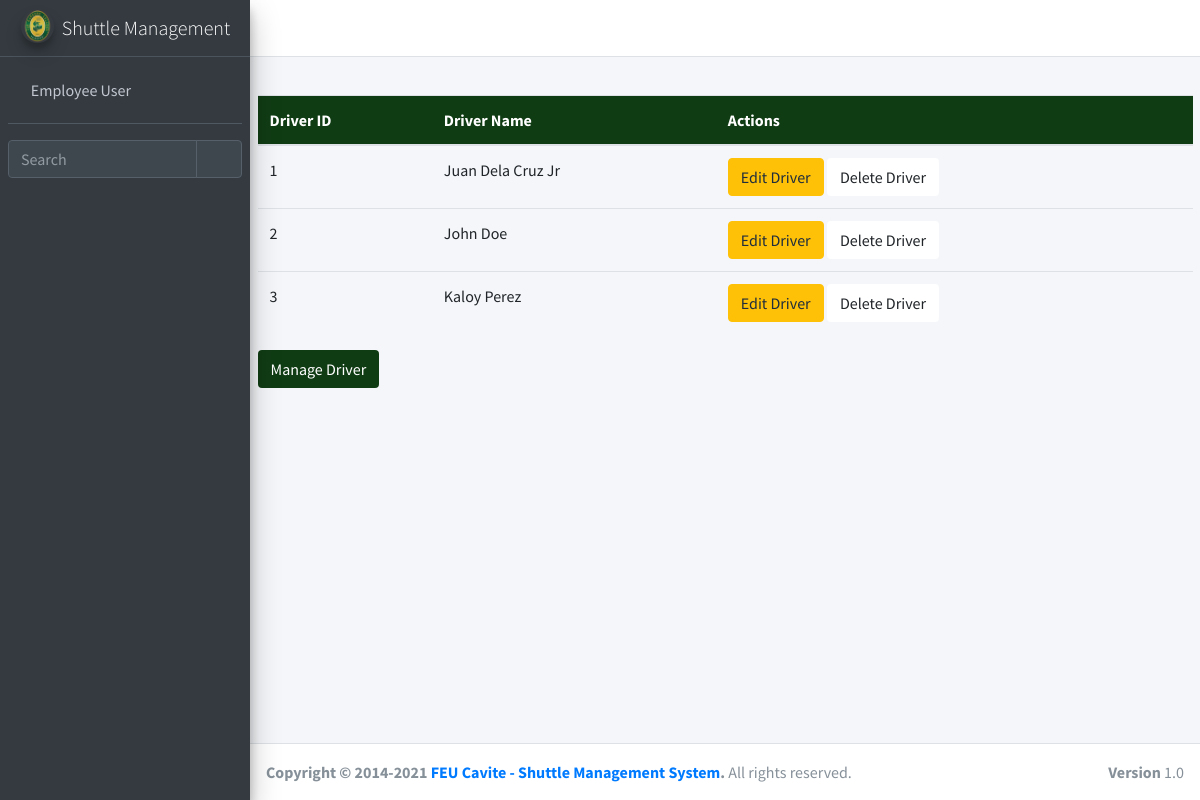
The app's page /ticket/add_driver/ (signed in) with its own data.
### ticket/models.py (models this page shows, shortened)
class shuttle_driver(models.Model):
    shuttle_driver_id = models.AutoField(primary_key=True)
    driver_name = models.CharField(max_length=255, blank=True, null = True)

### ticket/views.py (the view)
# urls.py: path('add_driver/', views.add_driver, name='exec-add_driver'),
def add_driver(request):
	query = {
		'dri': shuttle_driver.objects.all(),
	}
	if request.method == "POST":
		db = shuttle_driver()
		db.driver_name = request.POST.get('dname') or None
		db.save()
	return render(request, 'ticket/add_driver.html', query)

### ticket/templates/ticket/add_driver.html (shortened to what this page needs)
{% extends 'ticket/popupbase.html' %}
{% block content %}
{% load crispy_forms_tags %}
{% load static %}
<section>
	<div class="container-fluid">
		<table class="table">
			<thead class="thead-custom">
				<tr>
					<th>
						Driver ID
					</th>
					<th>
						Driver Name
					</th>
					<th>
						Actions
					</th>
				</tr>
			</thead>
			<tbody>
				{% for items in dri %}
				<tr>
					<td>
						{{items.shuttle_driver_id}}
					</td>
					<td>
						{{items.driver_name}}
					</td>
					<td>
						<a href="/ticket/edit_driver/{{items.shuttle_driver_id}}" class="btn btn-warning">Edit Driver</a>
						<a href="/ticket/delete_driver/{{items.shuttle_driver_id}}" class="btn btn-primary1">Delete Driver</a>
					</td>
				</tr>
				{% endfor %}
			</tbody>
		</table>
		<button type="button" class="btn btn-success1 ap" data-toggle="modal" data-target="#exampleModal">
		  Manage Driver
		</button>
	</div>
</section>
{% endblock content %}

### ticket/templates/ticket/popupbase.html (shortened to what this page needs)
{% load static %}
<!DOCTYPE html>
<html lang="en">
<head>
  <link rel="stylesheet" href="{% static 'basetemp/plugins/fontawesome-free/css/all.min.css' %}">
  <link rel="stylesheet" href="https://code.ionicframework.com/ionicons/2.0.1/css/ionicons.min.css">
  <link rel="stylesheet" href="{% static 'basetemp/plugins/tempusdominus-bootstrap-4/css/tempusdominus-bootstrap-4.min.css' %}">
  <link rel="stylesheet" href="{% static 'basetemp/plugins/icheck-bootstrap/icheck-bootstrap.min.css' %}">
  <link rel="stylesheet" href="{% static 'basetemp/plugins/jqvmap/jqvmap.min.css' %}">
  <link rel="stylesheet" href="{% static 'basetemp/dist/css/adminlte.min.css' %}">
  <link rel="stylesheet" href="{% static 'basetemp/plugins/overlayScrollbars/css/OverlayScrollbars.min.css' %}">
  <link rel="stylesheet" href="{% static 'basetemp/plugins/daterangepicker/daterangepicker.css' %}">
  <link rel="stylesheet" href="{% static 'basetemp/plugins/summernote/summernote-bs4.min.css' %}">
</head>
<body class="hold-transition sidebar-mini layout-fixed">
<div class="wrapper">
  <nav class="main-header navbar navbar-expand navbar-white navbar-light">
    <ul class="navbar-nav">
      <li class="nav-item">
        <a class="nav-link" data-widget="pushmenu" href="#" role="button"><i class="fas fa-bars"></i></a>
      </li>
      <li class="nav-item d-none d-sm-inline-block">
        <a href="#" class="nav-link"></a>
      </li>
    </ul>
    <ul class="navbar-nav ml-auto">
      <li class="nav-item">
        <a class="nav-link" data-widget="fullscreen" href="#" role="button">
          <i class="fas fa-expand-arrows-alt"></i>
        </a>
      </li>
    </ul>
  </nav>
  <aside class="main-sidebar sidebar-dark-primary elevation-4">
    <a href="/" class="brand-link">
      <img src="{% static 'shuttle/feulogo.png' %}" alt="AdminLTE Logo" class="brand-image img-circle elevation-3" style="opacity: .8">
      <span class="brand-text font-weight-light">Shuttle Management</span>
    </a>
    <div class="sidebar">
      <div class="user-panel mt-3 pb-3 mb-3 d-flex">
        <div class="image">
        </div>
        <div class="info">
          <a href="#" class="d-block">{{user.get_full_name}}</a>
        </div>
      </div>
      <div class="form-inline">
        <div class="input-group" data-widget="sidebar-search">
          <input class="form-control form-control-sidebar" type="search" placeholder="Search" aria-label="Search">
          <div class="input-group-append">
            <button class="btn btn-sidebar">
              <i class="fas fa-search fa-fw"></i>
            </button>
          </div>
        </div>
      </div>
    </div>
  </aside>
  <div class="content-wrapper">
    <div class="content-header">
    </div>
    {% block content %}
    {% endblock content %}
  </div>
  <footer class="main-footer">
    <strong>Copyright &copy; 2014-2021 <a href="#">FEU Cavite - Shuttle Management System</a>.</strong>
    All rights reserved.
    <div class="float-right d-none d-sm-inline-block">
      <b>Version</b> 1.0
    </div>
  </footer>
</div>
</body>
</html>

### ticket/templates/ticket/add_driver.html (style rules this page uses)
.btn-success1, .btn-success1:hover, .thead-custom { background-color: #103C14; color: white; }
.btn-primary1 { background-color: white; }

### records on screen
shuttle_driver: shuttle_driver_id "1", driver_name "Juan Dela Cruz Jr"
shuttle_driver: shuttle_driver_id "2", driver_name "John Doe"
shuttle_driver: shuttle_driver_id "3", driver_name "Kaloy Perez"

### other values on screen
{{ user.get_full_name }} "Employee User"
